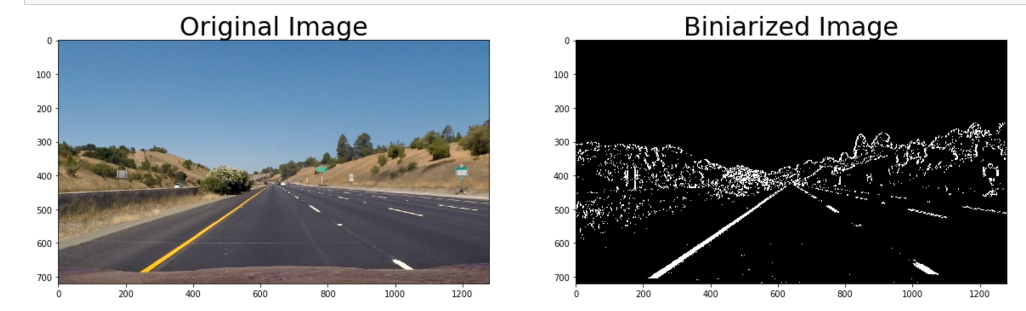
#> input picture examples/bin.png, 2052 x 622 px (shown at 1/2 size)
$ python -i lane_line_lib.py   (imports and definitions only)   (older library calls are emulated)
#> lines starting #> are read from the running program, lines starting #| are printed output that depends on the picture; after the words box and inside, x2 and y2 are one past the last pixel; in counts of white or black regions, pixels touching at a corner belong together
import numpy as np
import cv2


class CameraCalibration:
    # [19 lines left out: functions __init__, add_calib_image, not called in this run]


    def undistort(self, img):
        #undistort an image, use calib_mtx and calib_dist
        return cv2.undistort(img, self.calib_mtx, self.calib_dist, None, self.calib_mtx)


    # [10 lines left out: function calc_params, not called in this run]


class Binarizer:
    def __init__(self, gray_thresh=(20, 255), s_thresh=(170, 255), l_thresh=(30, 255), sobel_kernel=3):
        self.gray_threshold = gray_thresh
        self.s_treshold = s_thresh
        self.l_treshold = l_thresh
        self.sobel_kernel = sobel_kernel

    def binarize(self, img):
        image_copy = np.copy(img)

        # Convert to HLS color space and separate the S channel
        hls = cv2.cvtColor(image_copy, cv2.COLOR_RGB2HLS)
#> hls: shape (622, 2052, 3); mean of channels 0, 1, 2 28.3, 125.3, 21.8
        s_channel = hls[:, :, 2]
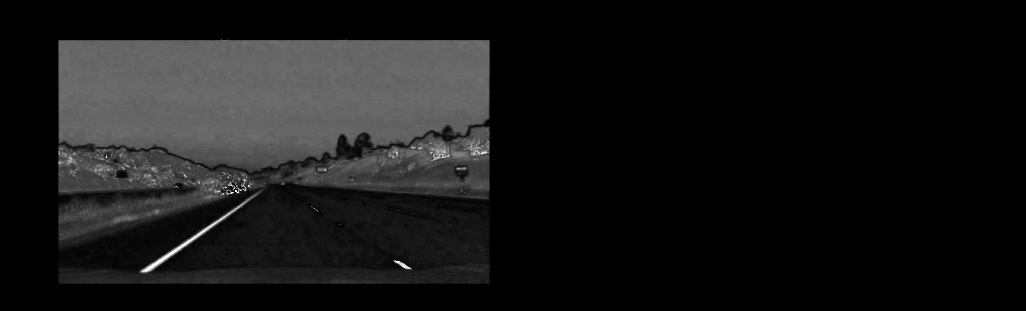
#> s_channel: shape (622, 2052) (shown at 1/2 size); min 0, max 255, mean 21.8
        l_channel = hls[:, :, 1]
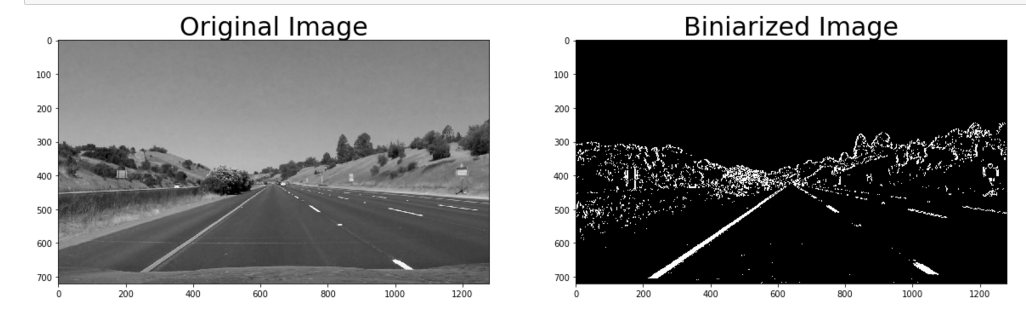
#> l_channel: shape (622, 2052) (shown at 1/2 size); min 0, max 255, mean 125.3

        # Sobel x
        sobelx = cv2.Sobel(l_channel, cv2.CV_64F, 1, 0, ksize=self.sobel_kernel)
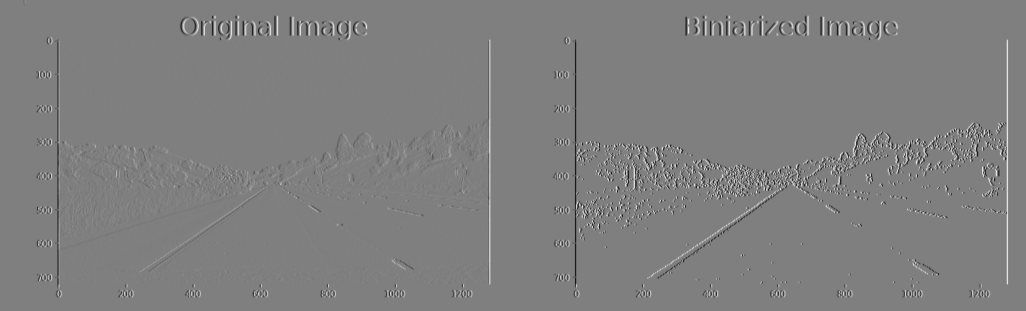
#> sobelx: shape (622, 2052) float64 (shown at 1/2 size); min -1003, max 1002, mean 0; drawn with min black and max white
        abs_sobelx = np.absolute(sobelx)
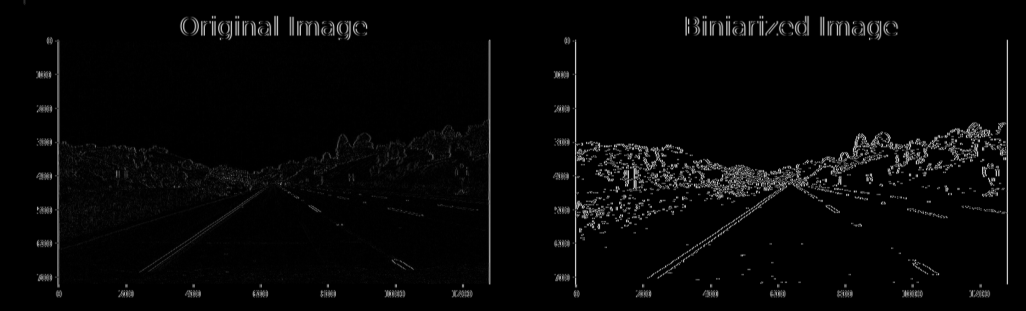
#> abs_sobelx: shape (622, 2052) float64 (shown at 1/2 size); min 0, max 1003, mean 25.6; drawn with min black and max white
        scaled_sobel = np.uint8(255 * abs_sobelx / np.max(abs_sobelx))

        # Threshold x gradient
        thresh_min = self.gray_threshold[0]
        thresh_max = self.gray_threshold[1]
        sobel_x_binary = np.zeros_like(scaled_sobel)
        sobel_x_binary[(scaled_sobel >= thresh_min) & (scaled_sobel <= thresh_max)] = 1

        # Threshold color channel
        s_binary = np.zeros_like(s_channel)
        s_thresh_min = self.s_treshold[0]
        s_thresh_max = self.s_treshold[1]
        s_binary[(s_channel >= s_thresh_min) & (s_channel <= s_thresh_max)] = 1

        l_binary = np.zeros_like(l_channel)
        l_thresh_min = self.l_treshold[0]
        l_thresh_max = self.l_treshold[1]
        l_binary[(l_channel >= l_thresh_min) & (l_channel <= l_thresh_max)] = 1

        # Stack each channel to view their individual contributions in green and blue respectively
        # This returns a stack of the two binary images, whose components you can see as different colors
        binary = np.zeros_like(sobel_x_binary)
        binary[((l_binary == 1) & (s_binary == 1) | (sobel_x_binary == 1))] = 1
        binary = 255 * np.dstack((binary, binary, binary)).astype('uint8')

        #do a noise reduction
        return self.noise_reduction(binary)

    def noise_reduction(self, image, threshold=4):
        k = np.array([[1, 1, 1],
                      [1, 0, 1],
                      [1, 1, 1]])

        #apply 2d filter
        nb_neighbours = cv2.filter2D(image, ddepth=-1, kernel=k)
        image[nb_neighbours < threshold] = 0
        return image

class Warper:
    def __init__(self, src_points, dest_points):
        self.M = cv2.getPerspectiveTransform(src_points, dest_points)
        self.MI = cv2.getPerspectiveTransform(dest_points, src_points)

    # [4 lines left out: function warp, not called in this run]

    def unwarp(self, img ):
        warped = cv2.warpPerspective(img, self.MI, img.shape[0:2][::-1], flags=cv2.INTER_LINEAR)
        return warped

class LaneDetector:
    # [175 lines left out: functions __init__, _histogram, _window_detection, extract_lane, fill_lane_lines, calc_curverad and 1 more, not called in this run]


# [10 lines not run here, left out]

>>> import cv2
>>> picture = cv2.cvtColor(cv2.imread('examples/bin.png'), cv2.COLOR_BGR2RGB)
>>> result = Binarizer().binarize(picture)
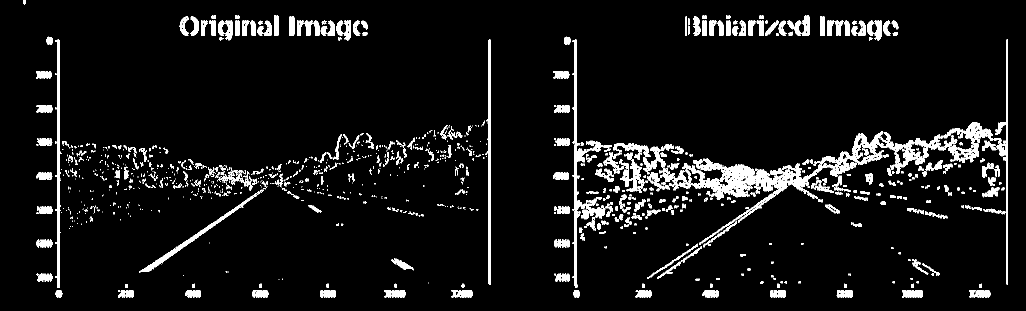
#> result: shape (622, 2052, 3) (shown at 1/2 size); 6.6% white; 1249 white regions (788 under 20 px), largest, box (x1, y1, x2, y2) and area: (1364, 263, 1806, 490) 12626, (1145, 78, 1206, 576) 3129, (110, 78, 122, 576) 2478

$ run again, on examples/lane_line.png
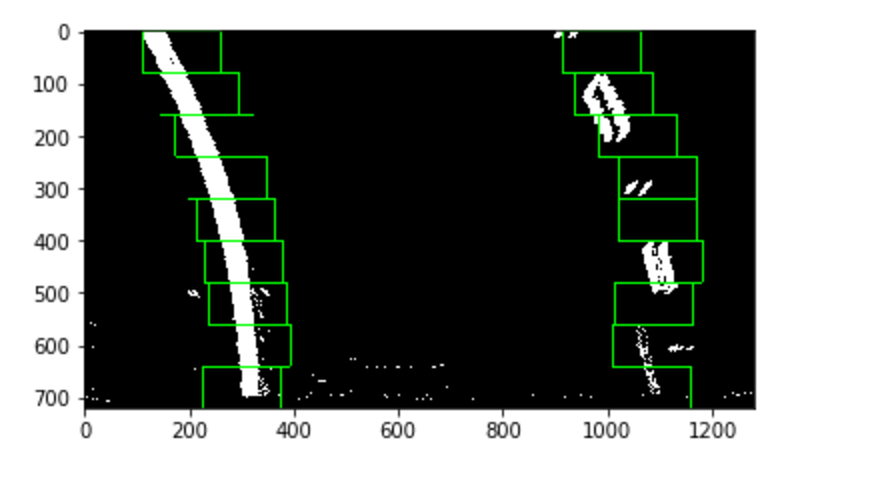
#> input picture examples/lane_line.png, 874 x 478 px
#> picture is the input picture: shape (478, 874, 3); mean R, G, B 104.4, 107.7, 104.4
#> hls: shape (478, 874, 3); mean of channels 0, 1, 2 1.8, 106, 6.4
#> in binarize, `sobelx = cv2.Sobel(l_channel, cv2.CV_64F, 1, 0, ksize=self.sobel_kernel)`:
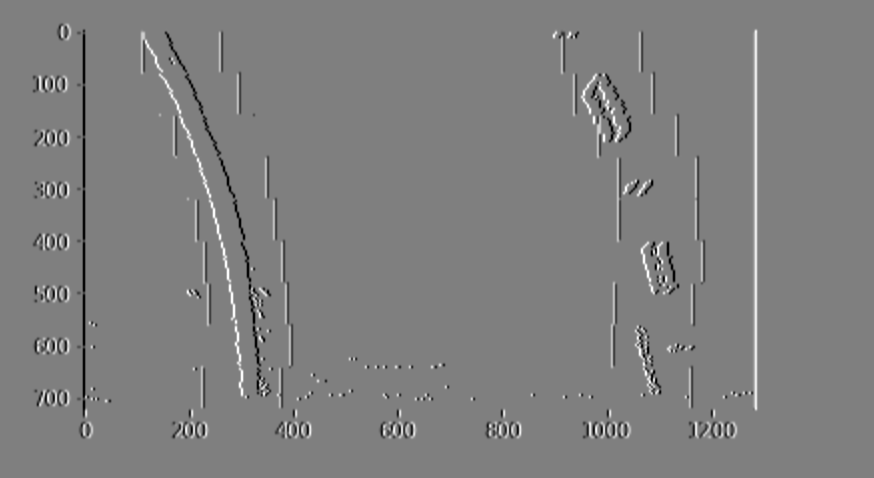
#> sobelx: shape (478, 874) float64; min -811, max 808, mean 0; drawn with min black and max white
#> `result = Binarizer().binarize(picture)`:
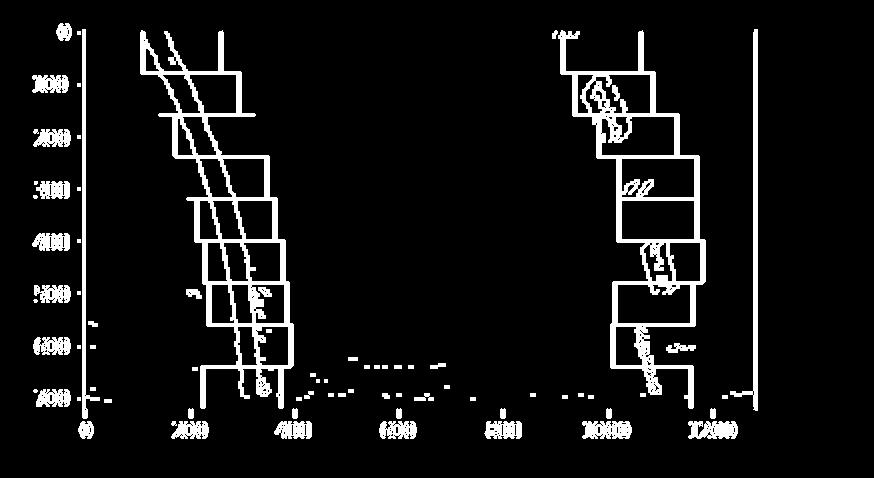
#> result: shape (478, 874, 3); 7.8% white; 76 white regions (14 under 20 px), largest, box (x1, y1, x2, y2) and area: (140, 30, 294, 409) 9926, (558, 30, 706, 409) 9555, (730, 29, 758, 411) 1995

$ run again, on examples/pipeline_example.png
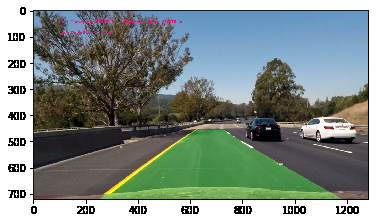
#> input picture examples/pipeline_example.png, 378 x 223 px
#> hls: shape (223, 378, 3); mean of channels 0, 1, 2 52.6, 136.5, 49.7
#> in binarize, `sobelx = cv2.Sobel(l_channel, cv2.CV_64F, 1, 0, ksize=self.sobel_kernel)`:
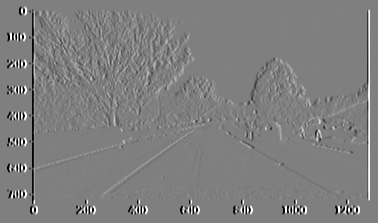
#> sobelx: shape (223, 378) float64; min -1020, max 1020, mean 0; drawn with min black and max white
#> `result = Binarizer().binarize(picture)`:
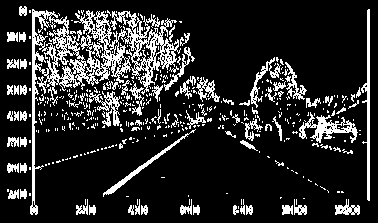
#> result: shape (223, 378, 3); 16.9% white in thin lines or dots
